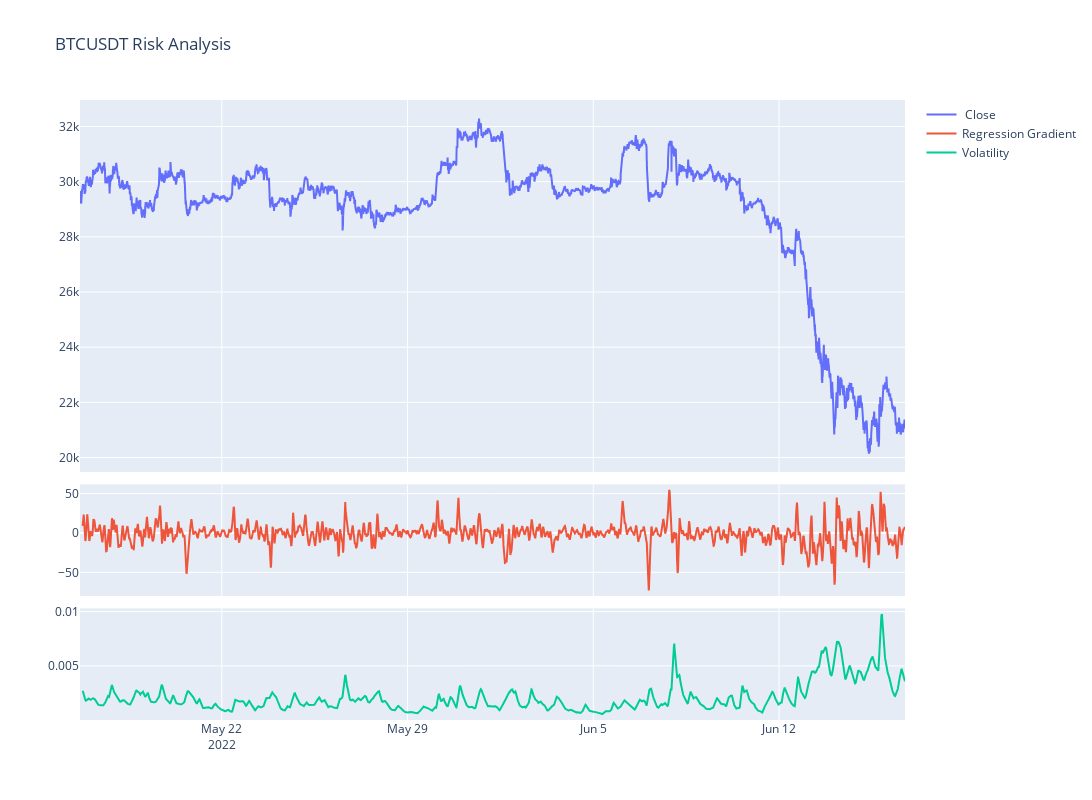

Notebook code cell kept with this figure:
### Code cell
#plot the regression line the below subplot
#subplot with 2 rows and 1 column using plotly

fig = make_subplots(rows=3, cols=1, row_heights=[0.5, 0.15,0.15], vertical_spacing=0.02,shared_xaxes=True)

#add title of the plot
fig.update_layout(title_text=f'{ticker} Risk Analysis')
fig.add_trace(go.Scatter(x=kline['time'], y=kline['close'],name=' Close'), row=1, col=1)
fig.add_trace(go.Scatter(x=kline['time'], y=close_price_regression['close_regression'], name='Regression Gradient'), row=2, col=1)



#fig.add_trace(go.Scatter(x=kline['time'], y=percentage_change_std, name='mean'), row=3, col=1)
#add EMA of percentage change std
fig.add_trace(go.Scatter(x=kline['time'], y=percentage_change_std.ewm(span=50).mean(), name='Volatility'), row=3, col=1)

#custom plot width and height
fig.update_layout(width=1500, height=800)
#share x-axis

fig.show()

### Figure 1 — Plotly figure (JSON) as saved in the notebook; plotly's stock layout.template omitted (floating-point values rounded to 4 significant figures; data arrays with more than 128 entries replaced by an {"elided": "..."} marker saying what was removed)
{"data": [{"name": " Close", "type": "scatter", "x": {"elided": "8955 str values"}, "xaxis": "x", "y": {"elided": "8955 float values"}, "yaxis": "y"}, {"name": "Regression Gradient", "type": "scatter", "x": {"elided": "8955 str values"}, "xaxis": "x2", "y": {"elided": "8955 float values"}, "yaxis": "y2"}, {"name": "Volatility", "type": "scatter", "x": {"elided": "8955 str values"}, "xaxis": "x3", "y": {"elided": "8955 float values"}, "yaxis": "y3"}], "layout": {"height": 800, "title": {"text": "BTCUSDT Risk Analysis"}, "width": 1500, "xaxis": {"anchor": "y", "domain": [0, 1], "matches": "x3", "showticklabels": false}, "xaxis2": {"anchor": "y2", "domain": [0, 1], "matches": "x3", "showticklabels": false}, "xaxis3": {"anchor": "y3", "domain": [0, 1]}, "yaxis": {"anchor": "x", "domain": [0.4, 1.0]}, "yaxis2": {"anchor": "x2", "domain": [0.2, 0.38]}, "yaxis3": {"anchor": "x3", "domain": [0, 0.18]}}}
